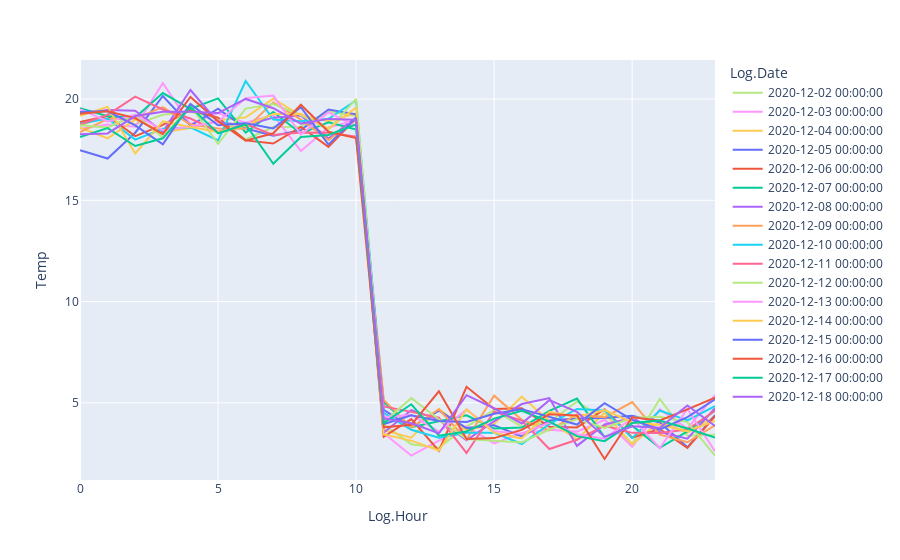

This figure's notebook cell:
### Code cell
# Add off in Night cases
iss_start = datetime.datetime.strptime('2020-12-02', '%Y-%m-%d')
iss_stop = datetime.datetime.strptime('2020-12-18', '%Y-%m-%d')
iss_site = 'Delhi'

nbh_off_data = df.loc[(df['Site'] == iss_site) & (df['Log.Date'] >= iss_start) & (df['Log.Date'] <= iss_stop)]
df = df.loc[~((df['Site'] == iss_site) & (df['Log.Date'] >= iss_start) & (df['Log.Date'] <= iss_stop))]

nbh_off_data.loc[nbh_off_data['Log.Hour'] <=10, 'Temp'] += 15
nbh_off_data['Condition'] = 'NBH Off'

df = pd.concat([df, nbh_off_data])

#plot
fig = px.line(nbh_off_data, x='Log.Hour', y='Temp', color='Log.Date')
fig.show()

### Figure 1 — Plotly figure (JSON) as saved in the notebook; plotly's stock layout.template omitted (floating-point values rounded to 4 significant figures)
{"data": [{"hovertemplate": "Log.Date=2020-12-02 00:00:00<br>Log.Hour=%{x}<br>Temp=%{y}<extra></extra>", "legendgroup": "2020-12-02 00:00:00", "line": {"color": "#B6E880", "dash": "solid"}, "mode": "lines", "name": "2020-12-02 00:00:00", "orientation": "v", "showlegend": true, "type": "scatter", "x": [0, 1, 2, 3, 4, 5, 6, 7, 8, 9, 10, 11, 12, 13, 14, 15, 16, 17, 18, 19, 20, 21, 22, 23], "xaxis": "x", "y": [18.66, 19.24, 18.74, 19.23, 19.37, 19.02, 18.01, 18.62, 18.64, 19.4, 19.16, 3.924, 2.96, 2.784, 3.823, 4.643, 3.828, 4.045, 5.073, 4.181, 2.981, 5.191, 3.375, 3.429], "yaxis": "y"}, {"hovertemplate": "Log.Date=2020-12-03 00:00:00<br>Log.Hour=%{x}<br>Temp=%{y}<extra></extra>", "legendgroup": "2020-12-03 00:00:00", "line": {"color": "#FF97FF", "dash": "solid"}, "mode": "lines", "name": "2020-12-03 00:00:00", "orientation": "v", "showlegend": true, "type": "scatter", "x": [0, 1, 2, 3, 4, 5, 6, 7, 8, 9, 10, 11, 12, 13, 14, 15, 16, 17, 18, 19, 20, 21, 22, 23], "xaxis": "x", "y": [18.54, 18.74, 18.64, 20.79, 18.76, 19.31, 18.83, 19.21, 17.44, 18.6, 18.95, 3.502, 2.394, 3.141, 3.841, 2.998, 3.515, 3.667, 3.58, 4.161, 2.838, 4.673, 3.734, 5.38], "yaxis": "y"}, {"hovertemplate": "Log.Date=2020-12-04 00:00:00<br>Log.Hour=%{x}<br>Temp=%{y}<extra></extra>", "legendgroup": "2020-12-04 00:00:00", "line": {"color": "#FECB52", "dash": "solid"}, "mode": "lines", "name": "2020-12-04 00:00:00", "orientation": "v", "showlegend": true, "type": "scatter", "x": [0, 1, 2, 3, 4, 5, 6, 7, 8, 9, 10, 11, 12, 13, 14, 15, 16, 17, 18, 19, 20, 21, 22, 23], "xaxis": "x", "y": [18.59, 18.06, 19.0, 18.37, 18.57, 18.95, 19.1, 20.02, 19.18, 18.9, 19.3, 3.648, 3.283, 4.7, 3.658, 3.96, 5.306, 4.109, 3.196, 4.512, 2.955, 4.085, 3.534, 4.331], "yaxis": "y"}, {"hovertemplate": "Log.Date=2020-12-05 00:00:00<br>Log.Hour=%{x}<br>Temp=%{y}<extra></extra>", "legendgroup": "2020-12-05 00:00:00", "line": {"color": "#636efa", "dash": "solid"}, "mode": "lines", "name": "2020-12-05 00:00:00", "orientation": "v", "showlegend": true, "type": "scatter", "x": [0, 1, 2, 3, 4, 5, 6, 7, 8, 9, 10, 11, 12, 13, 14, 15, 16, 17, 18, 19, 20, 21, 22, 23], "xaxis": "x", "y": [17.48, 17.06, 18.34, 20.15, 18.68, 19.53, 18.55, 18.19, 18.47, 19.49, 19.25, 4.656, 3.787, 4.616, 3.753, 3.892, 3.345, 4.128, 4.229, 4.249, 4.367, 4.033, 2.806, 4.392], "yaxis": "y"}, {"hovertemplate": "Log.Date=2020-12-06 00:00:00<br>Log.Hour=%{x}<br>Temp=%{y}<extra></extra>", "legendgroup": "2020-12-06 00:00:00", "line": {"color": "#EF553B", "dash": "solid"}, "mode": "lines", "name": "2020-12-06 00:00:00", "orientation": "v", "showlegend": true, "type": "scatter", "x": [0, 1, 2, 3, 4, 5, 6, 7, 8, 9, 10, 11, 12, 13, 14, 15, 16, 17, 18, 19, 20, 21, 22, 23], "xaxis": "x", "y": [18.86, 19.16, 18.17, 18.73, 19.45, 19.09, 17.96, 17.8, 18.63, 17.64, 19.05, 3.327, 4.2, 2.623, 5.795, 4.697, 4.736, 3.819, 3.787, 4.686, 3.289, 3.709, 2.769, 4.34], "yaxis": "y"}, {"hovertemplate": "Log.Date=2020-12-07 00:00:00<br>Log.Hour=%{x}<br>Temp=%{y}<extra></extra>", "legendgroup": "2020-12-07 00:00:00", "line": {"color": "#00cc96", "dash": "solid"}, "mode": "lines", "name": "2020-12-07 00:00:00", "orientation": "v", "showlegend": true, "type": "scatter", "x": [0, 1, 2, 3, 4, 5, 6, 7, 8, 9, 10, 11, 12, 13, 14, 15, 16, 17, 18, 19, 20, 21, 22, 23], "xaxis": "x", "y": [19.55, 19.15, 19.09, 20.3, 19.51, 20.03, 18.34, 19.36, 18.3, 18.86, 18.5, 5.047, 3.8, 4.107, 4.385, 3.731, 3.784, 4.605, 5.212, 3.308, 3.871, 2.779, 3.591, 4.618], "yaxis": "y"}, {"hovertemplate": "Log.Date=2020-12-08 00:00:00<br>Log.Hour=%{x}<br>Temp=%{y}<extra></extra>", "legendgroup": "2020-12-08 00:00:00", "line": {"color": "#ab63fa", "dash": "solid"}, "mode": "lines", "name": "2020-12-08 00:00:00", "orientation": "v", "showlegend": true, "type": "scatter", "x": [0, 1, 2, 3, 4, 5, 6, 7, 8, 9, 10, 11, 12, 13, 14, 15, 16, 17, 18, 19, 20, 21, 22, 23], "xaxis": "x", "y": [19.3, 19.46, 19.42, 18.38, 20.45, 18.86, 18.7, 19.08, 19.18, 18.05, 19.09, 3.526, 4.643, 4.171, 3.156, 4.097, 4.942, 5.239, 2.875, 3.934, 4.245, 3.563, 3.233, 4.738], "yaxis": "y"}, {"hovertemplate": "Log.Date=2020-12-09 00:00:00<br>Log.Hour=%{x}<br>Temp=%{y}<extra></extra>", "legendgroup": "2020-12-09 00:00:00", "line": {"color": "#FFA15A", "dash": "solid"}, "mode": "lines", "name": "2020-12-09 00:00:00", "orientation": "v", "showlegend": true, "type": "scatter", "x": [0, 1, 2, 3, 4, 5, 6, 7, 8, 9, 10, 11, 12, 13, 14, 15, 16, 17, 18, 19, 20, 21, 22, 23], "xaxis": "x", "y": [18.37, 19.01, 19.04, 19.6, 18.74, 18.55, 18.54, 19.84, 18.99, 17.98, 18.96, 5.149, 3.778, 4.686, 3.189, 5.356, 4.162, 3.645, 4.425, 4.284, 5.039, 3.43, 3.054, 3.891], "yaxis": "y"}, {"hovertemplate": "Log.Date=2020-12-10 00:00:00<br>Log.Hour=%{x}<br>Temp=%{y}<extra></extra>", "legendgroup": "2020-12-10 00:00:00", "line": {"color": "#19d3f3", "dash": "solid"}, "mode": "lines", "name": "2020-12-10 00:00:00", "orientation": "v", "showlegend": true, "type": "scatter", "x": [0, 1, 2, 3, 4, 5, 6, 7, 8, 9, 10, 11, 12, 13, 14, 15, 16, 17, 18, 19, 20, 21, 22, 23], "xaxis": "x", "y": [18.78, 19.04, 18.0, 18.54, 18.61, 17.96, 20.89, 18.99, 18.9, 19.03, 19.93, 4.504, 3.669, 3.283, 3.519, 3.526, 2.968, 3.954, 4.702, 4.627, 3.258, 4.624, 4.131, 4.834], "yaxis": "y"}, {"hovertemplate": "Log.Date=2020-12-11 00:00:00<br>Log.Hour=%{x}<br>Temp=%{y}<extra></extra>", "legendgroup": "2020-12-11 00:00:00", "line": {"color": "#FF6692", "dash": "solid"}, "mode": "lines", "name": "2020-12-11 00:00:00", "orientation": "v", "showlegend": true, "type": "scatter", "x": [0, 1, 2, 3, 4, 5, 6, 7, 8, 9, 10, 11, 12, 13, 14, 15, 16, 17, 18, 19, 20, 21, 22, 23], "xaxis": "x", "y": [18.75, 19.22, 20.12, 19.49, 19.04, 18.38, 18.77, 18.23, 18.34, 18.34, 18.14, 4.826, 4.555, 4.266, 2.526, 4.565, 4.128, 2.719, 3.18, 3.872, 3.519, 3.517, 3.679, 4.603], "yaxis": "y"}, {"hovertemplate": "Log.Date=2020-12-12 00:00:00<br>Log.Hour=%{x}<br>Temp=%{y}<extra></extra>", "legendgroup": "2020-12-12 00:00:00", "line": {"color": "#B6E880", "dash": "solid"}, "mode": "lines", "name": "2020-12-12 00:00:00", "orientation": "v", "showlegend": true, "type": "scatter", "x": [0, 1, 2, 3, 4, 5, 6, 7, 8, 9, 10, 11, 12, 13, 14, 15, 16, 17, 18, 19, 20, 21, 22, 23], "xaxis": "x", "y": [18.7, 18.59, 19.23, 18.1, 19.69, 17.79, 19.53, 19.76, 19.21, 18.49, 20.01, 4.072, 5.232, 4.179, 3.219, 3.147, 3.048, 3.683, 4.195, 3.763, 4.263, 4.308, 4.051, 2.392], "yaxis": "y"}, {"hovertemplate": "Log.Date=2020-12-13 00:00:00<br>Log.Hour=%{x}<br>Temp=%{y}<extra></extra>", "legendgroup": "2020-12-13 00:00:00", "line": {"color": "#FF97FF", "dash": "solid"}, "mode": "lines", "name": "2020-12-13 00:00:00", "orientation": "v", "showlegend": true, "type": "scatter", "x": [0, 1, 2, 3, 4, 5, 6, 7, 8, 9, 10, 11, 12, 13, 14, 15, 16, 17, 18, 19, 20, 21, 22, 23], "xaxis": "x", "y": [19.5, 18.9, 19.23, 18.46, 18.65, 18.88, 20.05, 20.17, 18.25, 19.35, 18.65, 4.284, 4.405, 3.578, 4.666, 3.603, 3.474, 4.031, 3.452, 3.229, 4.251, 2.766, 4.695, 2.607], "yaxis": "y"}, {"hovertemplate": "Log.Date=2020-12-14 00:00:00<br>Log.Hour=%{x}<br>Temp=%{y}<extra></extra>", "legendgroup": "2020-12-14 00:00:00", "line": {"color": "#FECB52", "dash": "solid"}, "mode": "lines", "name": "2020-12-14 00:00:00", "orientation": "v", "showlegend": true, "type": "scatter", "x": [0, 1, 2, 3, 4, 5, 6, 7, 8, 9, 10, 11, 12, 13, 14, 15, 16, 17, 18, 19, 20, 21, 22, 23], "xaxis": "x", "y": [19.18, 19.62, 17.32, 18.9, 18.62, 18.37, 18.68, 19.27, 19.27, 18.54, 19.58, 3.443, 3.136, 2.65, 4.681, 3.516, 3.249, 4.559, 4.299, 4.643, 4.032, 3.915, 3.595, 4.111], "yaxis": "y"}, {"hovertemplate": "Log.Date=2020-12-15 00:00:00<br>Log.Hour=%{x}<br>Temp=%{y}<extra></extra>", "legendgroup": "2020-12-15 00:00:00", "line": {"color": "#636efa", "dash": "solid"}, "mode": "lines", "name": "2020-12-15 00:00:00", "orientation": "v", "showlegend": true, "type": "scatter", "x": [0, 1, 2, 3, 4, 5, 6, 7, 8, 9, 10, 11, 12, 13, 14, 15, 16, 17, 18, 19, 20, 21, 22, 23], "xaxis": "x", "y": [19.37, 19.41, 18.7, 17.77, 19.76, 18.7, 18.8, 18.55, 19.6, 17.75, 19.07, 3.945, 4.384, 4.108, 4.06, 4.464, 4.689, 4.324, 3.93, 4.988, 4.159, 3.688, 4.295, 5.172], "yaxis": "y"}, {"hovertemplate": "Log.Date=2020-12-16 00:00:00<br>Log.Hour=%{x}<br>Temp=%{y}<extra></extra>", "legendgroup": "2020-12-16 00:00:00", "line": {"color": "#EF553B", "dash": "solid"}, "mode": "lines", "name": "2020-12-16 00:00:00", "orientation": "v", "showlegend": true, "type": "scatter", "x": [0, 1, 2, 3, 4, 5, 6, 7, 8, 9, 10, 11, 12, 13, 14, 15, 16, 17, 18, 19, 20, 21, 22, 23], "xaxis": "x", "y": [19.27, 19.4, 19.06, 18.27, 20.11, 18.91, 17.95, 18.31, 19.72, 18.39, 18.08, 3.79, 3.918, 5.573, 3.214, 3.26, 3.667, 4.433, 4.372, 2.228, 4.287, 4.133, 4.68, 5.253], "yaxis": "y"}, {"hovertemplate": "Log.Date=2020-12-17 00:00:00<br>Log.Hour=%{x}<br>Temp=%{y}<extra></extra>", "legendgroup": "2020-12-17 00:00:00", "line": {"color": "#00cc96", "dash": "solid"}, "mode": "lines", "name": "2020-12-17 00:00:00", "orientation": "v", "showlegend": true, "type": "scatter", "x": [0, 1, 2, 3, 4, 5, 6, 7, 8, 9, 10, 11, 12, 13, 14, 15, 16, 17, 18, 19, 20, 21, 22, 23], "xaxis": "x", "y": [18.13, 18.57, 17.68, 18.06, 19.61, 18.31, 18.75, 16.8, 18.13, 18.23, 18.75, 3.998, 4.933, 3.381, 3.586, 4.222, 4.613, 4.071, 3.356, 3.11, 4.003, 4.129, 3.73, 3.285], "yaxis": "y"}, {"hovertemplate": "Log.Date=2020-12-18 00:00:00<br>Log.Hour=%{x}<br>Temp=%{y}<extra></extra>", "legendgroup": "2020-12-18 00:00:00", "line": {"color": "#ab63fa", "dash": "solid"}, "mode": "lines", "name": "2020-12-18 00:00:00", "orientation": "v", "showlegend": true, "type": "scatter", "x": [0, 1, 2, 3, 4, 5, 6, 7, 8, 9, 10, 11, 12, 13, 14, 15, 16, 17, 18, 19, 20, 21, 22, 23], "xaxis": "x", "y": [18.26, 18.3, 19.16, 19.37, 19.37, 19.31, 20.01, 19.55, 18.79, 19.02, 18.98, 4.233, 3.99, 3.497, 5.378, 4.733, 3.978, 5.135, 4.559, 3.317, 3.84, 3.773, 4.871, 3.856], "yaxis": "y"}], "layout": {"legend": {"title": {"text": "Log.Date"}, "tracegroupgap": 0}, "margin": {"t": 60}, "xaxis": {"anchor": "y", "domain": [0, 1], "title": {"text": "Log.Hour"}}, "yaxis": {"anchor": "x", "domain": [0, 1], "title": {"text": "Temp"}}}}
